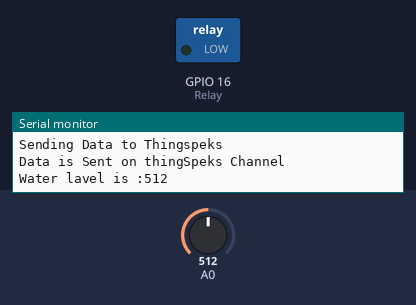
The sketch below on a simulated ESP8266 (NodeMCU). Shown: switched loads named in the sketch (green lamp = pin HIGH), the last lines printed to the serial monitor. The test bench sets the inputs (shaded band); at power-on: A0 = 512. WiFi joins after 1.5 s; servers stay silent unless stated.

Above: at 2.7 s.
2.8 s: A0 set to 0
At 4.8 s:
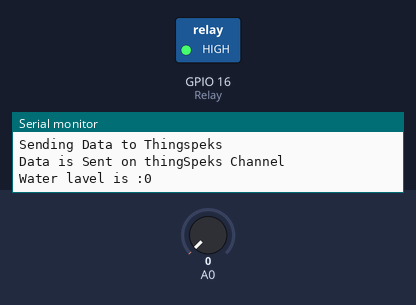
5.7 s: A0 set to 122
At 8.3 s:
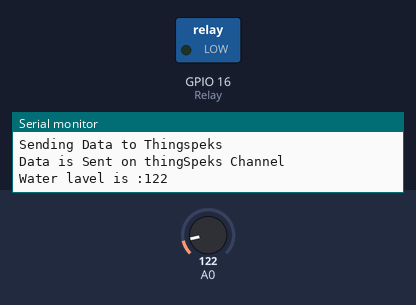
Timing chart, 0 to 9.8 s (numbered marks = the images above; inputs shaded):
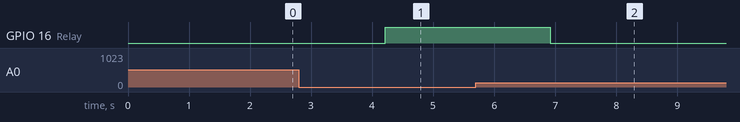

The sketch:

Play_Ground_Water_Indicator.ino
```cpp
/*
 ***************** TeJEEt Magar ***********************
 *
 * --------Play Ground Water Level Indicator----------
 *
 *
 *
 *
 *
 *
 ******************************************************
 */


#include <ESP8266WiFi.h>

  String apiKey = "WXGTF3LOFL2YG7BP";
  const char* ssid = "F/401";
  const char* password = "rahulyeole";

  const char* server = "api.thingspeak.com";

   int Relay = 16;
   int MoistureSensor = 2;

   WiFiClient client; // starts a WiFi client.

void setup()

{

    Serial.begin(115200);

    pinMode(Relay, OUTPUT);
    pinMode(MoistureSensor, INPUT);

    Serial.println();
    Serial.println();
    Serial.print("Connecting to ");
    Serial.println(ssid);
    WiFi.begin(ssid, password); // starts WiFi & login

    while (WiFi.status() != WL_CONNECTED)
              {
                delay(500);
                Serial.print(".");
              }
    Serial.println("");
    Serial.println("WiFi connected");
}

void loop()

{

  int MSval = analogRead(MoistureSensor);

 if (client.connect(server,80))
  Serial.println("Sending Data to Thingspeks");

  {

   String postStr = apiKey;
   postStr +="&field1=";
   postStr += String(MSval);
   postStr += "\r\n\r\n";
   client.print("POST /update HTTP/1.1\n");
   client.print("Host: api.thingspeak.com\n");
   client.print("Connection: close\n");
   client.print("X-THINGSPEAKAPIKEY: "+apiKey+"\n");
   client.print("Content-Type: application/x-www-form-urlencoded\n");
   client.print("Content-Length: ");
   client.print(postStr.length());
   client.print("\n\n");
   client.print(postStr);

   Serial.println("Data is Sent on thingSpeks Channel");


   Serial.print("Water lavel is :");
   Serial.print(MSval);
   Serial.print("\n\n");
}
    if((MSval) == 0)
       {
       delay(1000);
       digitalWrite(Relay, HIGH);
       }
   else
       {
        delay(100);
        digitalWrite(Relay, LOW);
       }
}
```

Measured:
- after the input at 2.8 s, GPIO 16 (Relay): LOW → HIGH after 1.4 s
- after the input at 5.7 s, GPIO 16 (Relay): HIGH → LOW after 1.2 s
